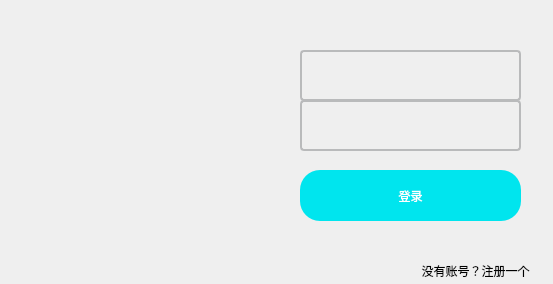
<?xml version="1.0" encoding="UTF-8"?>
<ui version="4.0">
 <class>Widget</class>
 <widget class="QWidget" name="Widget">
  <property name="geometry">
   <rect>
    <x>0</x>
    <y>0</y>
    <width>553</width>
    <height>284</height>
   </rect>
  </property>
  <property name="font">
   <font>
    <family>Ubuntu</family>
   </font>
  </property>
  <property name="acceptDrops">
   <bool>false</bool>
  </property>
  <property name="windowTitle">
   <string>Login</string>
  </property>
  <property name="styleSheet">
   <string notr="true"/>
  </property>
  <widget class="QStackedWidget" name="stackedWidget">
   <property name="geometry">
    <rect>
     <x>270</x>
     <y>0</y>
     <width>281</width>
     <height>281</height>
    </rect>
   </property>
   <widget class="QWidget" name="login">
    <widget class="QLineEdit" name="lineEdit">
     <property name="geometry">
      <rect>
       <x>30</x>
       <y>50</y>
       <width>221</width>
       <height>51</height>
      </rect>
     </property>
     <property name="autoFillBackground">
      <bool>false</bool>
     </property>
     <property name="styleSheet">
      <string notr="true">QLineEdit#lineEdit {
  font-family: &quot;Microsoft YaHei&quot;;
   font-size: 18px;
   color: rgb(50, 50, 50);
	background-color: rgba(255, 255, 255, 0%);
	border:2px solid #b9babb;
    border-radius: 4px;
    padding: 2px 2px;
    min-height: 18px;   /* 对应高度大概是24px，这里不知为何不能等价 */
    padding-right: 18px;
}
QLineEdit#lineEdit:focus{
    border: 2px solid #014099;
}
 
QLineEdit#lineEdit:hover{
    border: 2px solid #014099;
}</string>
     </property>
     <property name="text">
      <string/>
     </property>
    </widget>
    <widget class="QLineEdit" name="lineEdit_2">
     <property name="geometry">
      <rect>
       <x>30</x>
       <y>100</y>
       <width>221</width>
       <height>51</height>
      </rect>
     </property>
     <property name="styleSheet">
      <string notr="true">QLineEdit#lineEdit_2 {
   font-family: &quot;Microsoft YaHei&quot;;
   font-size: 18px;
   color: rgb(50, 50, 50);
	background-color: rgba(255, 255, 255, 0%);
	border:2px solid #b9babb;
    border-radius: 4px;
    padding: 2px 2px;
    min-height: 18px;   /* 对应高度大概是24px，这里不知为何不能等价 */
    padding-right: 18px;
}
QLineEdit#lineEdit_2:focus{
    border: 2px solid #014099;
}
 
QLineEdit#lineEdit_2:hover{
    border: 2px solid #014099;
}
QLineEdit#lineEdit_2 QPushButton {
    width:  16px;
    height: 16px;
    qproperty-flat: true;
    margin-right: 4px;
    border: none;
    border-width: 0;
    background: transparent;
    border-image: url(:/image/hide_password.png) 0 0 0 0 stretch stretch;

}
 
QLineEdit#lineEdit_2 QPushButton::checked {
 	border-image: url(:/image/show_password.png) 0 0 0 0 stretch stretch;
}</string>
     </property>
     <property name="text">
      <string/>
     </property>
    </widget>
    <widget class="QPushButton" name="pushButton">
     <property name="geometry">
      <rect>
       <x>30</x>
       <y>170</y>
       <width>221</width>
       <height>51</height>
      </rect>
     </property>
     <property name="styleSheet">
      <string notr="true">QPushButton#pushButton
{
border: none;
color: white;
padding: 15px 32px;
text-align: center;
border-radius: 20px;
text-decoration: none;
background-color: rgb(0,229,238);
}
QPushButton#pushButton:hover
{
border: none;
color: white;
padding: 15px 32px;
text-align: center;
border-radius: 20px;
text-decoration: none;
background-color: rgb(142,229,238);
}
QPushButton#pushButton:pressed
{
border: none;
color: white;
padding: 15px 32px;
text-align: center;
border-radius: 20px;
text-decoration: none;
background-color: rgb(85,170,255);
}</string>
     </property>
     <property name="text">
      <string>登录</string>
     </property>
    </widget>
    <widget class="QPushButton" name="pushButton_2">
     <property name="geometry">
      <rect>
       <x>130</x>
       <y>260</y>
       <width>151</width>
       <height>21</height>
      </rect>
     </property>
     <property name="styleSheet">
      <string notr="true">QPushButton#pushButton_2
{
  border-style:none none solid none;
}
QPushButton#pushButton_2:hover
{
  border-width:1px;
  border-style:none none solid none;
  color:  rgb(239, 41, 41);
  border-color:#1093cb;
}
QPushButton#pushButton_2:pressed
{
  border-width:1px;
  border-style:none none solid none;
  color: rgb(204, 0, 0);
  border-color:#1093cb;
}
</string>
     </property>
     <property name="text">
      <string>没有账号？注册一个</string>
     </property>
    </widget>
   </widget>
   <widget class="QWidget" name="register_2">
    <widget class="QLineEdit" name="lineEdit_3">
     <property name="geometry">
      <rect>
       <x>30</x>
       <y>30</y>
       <width>221</width>
       <height>51</height>
      </rect>
     </property>
     <property name="autoFillBackground">
      <bool>false</bool>
     </property>
     <property name="styleSheet">
      <string notr="true">QLineEdit#lineEdit_3 {
  font-family: &quot;Microsoft YaHei&quot;;
   font-size: 18px;
   color: rgb(50, 50, 50);
	background-color: rgba(255, 255, 255, 0%);
	border:2px solid #b9babb;
    border-radius: 4px;
    padding: 2px 2px;
    min-height: 18px;   /* 对应高度大概是24px，这里不知为何不能等价 */
    padding-right: 18px;
}
QLineEdit#lineEdit_3:focus{
    border: 2px solid #014099;
}
 
QLineEdit#lineEdit_3:hover{
    border: 2px solid #014099;
}</string>
     </property>
     <property name="text">
      <string/>
     </property>
    </widget>
    <widget class="QLineEdit" name="lineEdit_4">
     <property name="geometry">
      <rect>
       <x>30</x>
       <y>80</y>
       <width>221</width>
       <height>51</height>
      </rect>
     </property>
     <property name="autoFillBackground">
      <bool>false</bool>
     </property>
     <property name="styleSheet">
      <string notr="true">QLineEdit#lineEdit_4 {
   font-family: &quot;Microsoft YaHei&quot;;
   font-size: 18px;
   color: rgb(50, 50, 50);
	background-color: rgba(255, 255, 255, 0%);
	border:2px solid #b9babb;
    border-radius: 4px;
    padding: 2px 2px;
    min-height: 18px;   /* 对应高度大概是24px，这里不知为何不能等价 */
    padding-right: 18px;
}
QLineEdit#lineEdit_4:focus{
    border: 2px solid #014099;
}
 
QLineEdit#lineEdit_4:hover{
    border: 2px solid #014099;
}
QLineEdit#lineEdit_4 QPushButton {
    width:  16px;
    height: 16px;
    qproperty-flat: true;
    margin-right: 4px;
    border: none;
    border-width: 0;
    background: transparent;
    border-image: url(:/image/hide_password.png) 0 0 0 0 stretch stretch;

}
 
QLineEdit#lineEdit_4 QPushButton::checked {
 	border-image: url(:/image/show_password.png) 0 0 0 0 stretch stretch;
}</string>
     </property>
     <property name="text">
      <string/>
     </property>
    </widget>
    <widget class="QLineEdit" name="lineEdit_5">
     <property name="geometry">
      <rect>
       <x>30</x>
       <y>130</y>
       <width>221</width>
       <height>51</height>
      </rect>
     </property>
     <property name="autoFillBackground">
      <bool>false</bool>
     </property>
     <property name="styleSheet">
      <string notr="true">QLineEdit#lineEdit_5 {
   font-family: &quot;Microsoft YaHei&quot;;
   font-size: 18px;
   color: rgb(50, 50, 50);
	background-color: rgba(255, 255, 255, 0%);
	border:2px solid #b9babb;
    border-radius: 4px;
    padding: 2px 2px;
    min-height: 18px;   /* 对应高度大概是24px，这里不知为何不能等价 */
    padding-right: 18px;
}
QLineEdit#lineEdit_5:focus{
    border: 2px solid #014099;
}
 
QLineEdit#lineEdit_5:hover{
    border: 2px solid #014099;
}
QLineEdit#lineEdit_5 QPushButton {
    width:  16px;
    height: 16px;
    qproperty-flat: true;
    margin-right: 4px;
    border: none;
    border-width: 0;
    background: transparent;
    border-image: url(:/image/hide_password.png) 0 0 0 0 stretch stretch;

}
 
QLineEdit#lineEdit_5 QPushButton::checked {
 	border-image: url(:/image/show_password.png) 0 0 0 0 stretch stretch;
}</string>
     </property>
     <property name="text">
      <string/>
     </property>
    </widget>
    <widget class="QPushButton" name="pushButton_3">
     <property name="geometry">
      <rect>
       <x>30</x>
       <y>200</y>
       <width>101</width>
       <height>51</height>
      </rect>
     </property>
     <property name="styleSheet">
      <string notr="true">QPushButton#pushButton_3
{
border: none;
color: white;
padding: 15px 32px;
text-align: center;
border-radius: 20px;
text-decoration: none;
background-color: rgb(0,229,238);
}
QPushButton#pushButton_3:hover
{
border: none;
color: white;
padding: 15px 32px;
text-align: center;
border-radius: 20px;
text-decoration: none;
background-color: rgb(142,229,238);
}
QPushButton#pushButton_3:pressed
{
border: none;
color: white;
padding: 15px 32px;
text-align: center;
border-radius: 20px;
text-decoration: none;
background-color: rgb(85,170,255);
}</string>
     </property>
     <property name="text">
      <string>注册</string>
     </property>
    </widget>
    <widget class="QPushButton" name="pushButton_4">
     <property name="geometry">
      <rect>
       <x>140</x>
       <y>200</y>
       <width>101</width>
       <height>51</height>
      </rect>
     </property>
     <property name="styleSheet">
      <string notr="true">QPushButton#pushButton_4
{
border: none;
color: white;
font-size:32px;
padding: 15px 32px;
text-align: center;
border-radius: 20px;
text-decoration: none;
background-color: rgb(0,229,238);
}
QPushButton#pushButton_4:hover
{
border: none;
color: white;
font-size:32px;
padding: 15px 32px;
text-align: center;
border-radius: 20px;
text-decoration: none;
background-color: rgb(142,229,238);
}
QPushButton#pushButton_4:pressed
{
border: none;
color: white;
font-size:32px;
padding: 15px 32px;
text-align: center;
border-radius: 20px;
text-decoration: none;
background-color: rgb(85,170,255);
}</string>
     </property>
     <property name="text">
      <string>←</string>
     </property>
    </widget>
   </widget>
  </widget>
  <widget class="QLabel" name="label">
   <property name="geometry">
    <rect>
     <x>70</x>
     <y>80</y>
     <width>131</width>
     <height>101</height>
    </rect>
   </property>
   <property name="text">
    <string/>
   </property>
  </widget>
 </widget>
 <resources/>
 <connections/>
</ui>
